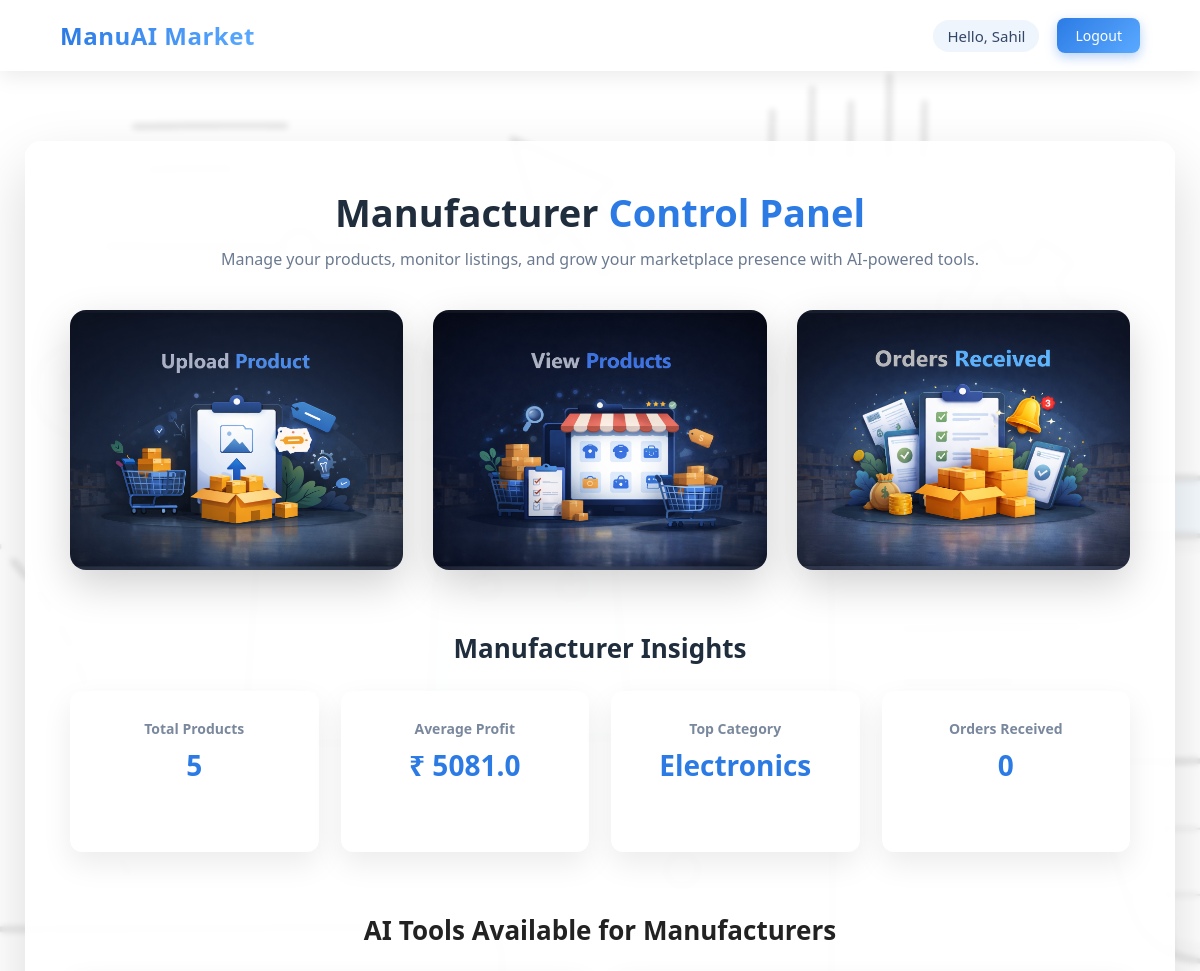
The page /dashboard (signed in, upper part) on the database as committed earlier.
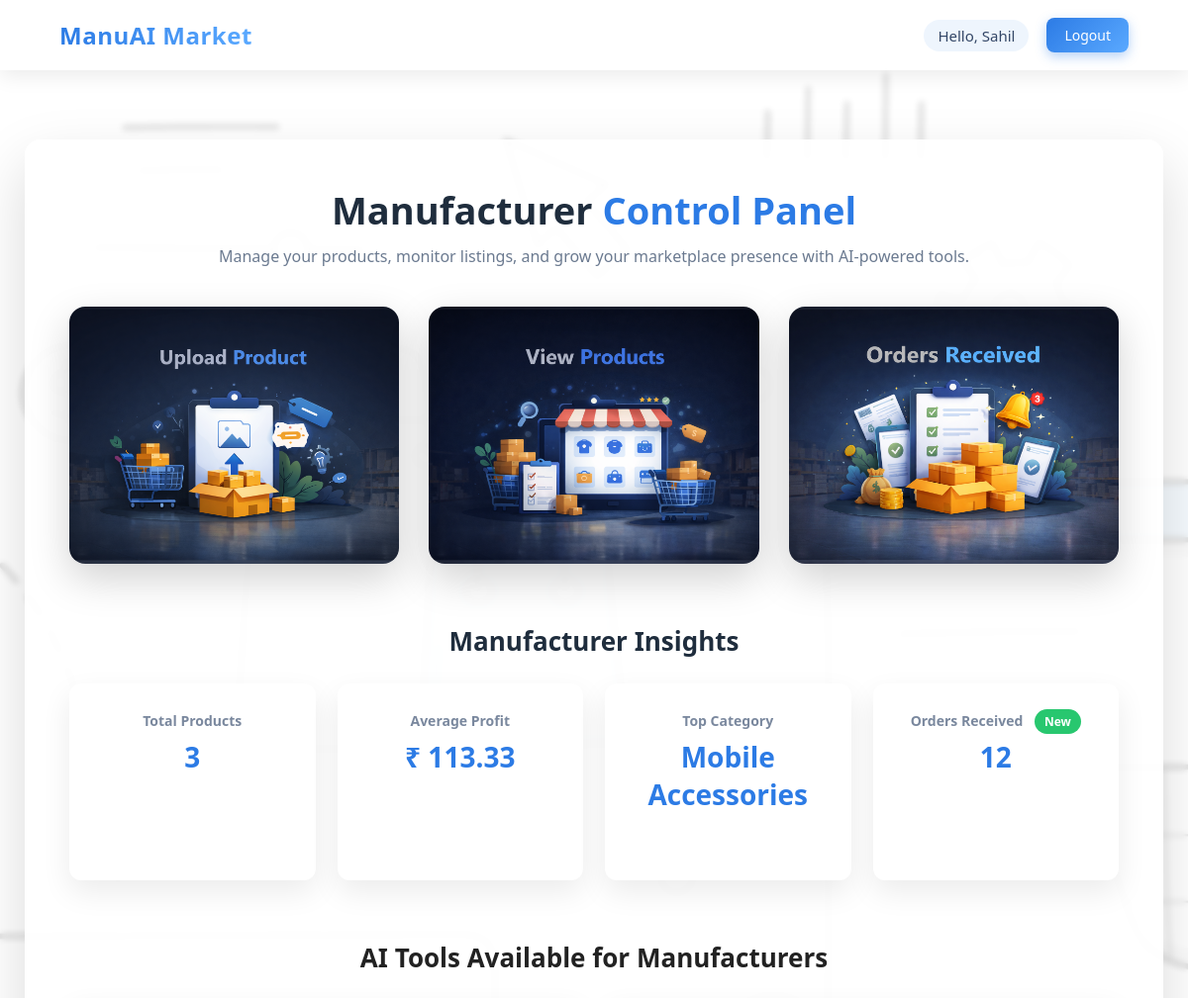
The same page on the database as committed later.
### models.py (models this page shows)
class Product(db.Model):
    __tablename__ = "product"
    id = db.Column(db.Integer, primary_key=True)
    name = db.Column(db.String(200), nullable=False)
    title = db.Column(db.String(300))
    description = db.Column(db.String(1000), nullable=False)
    price = db.Column(db.Float)
    manufacturing_cost = db.Column(db.Float)
    delivery_time = db.Column(db.Integer)
    manufacturing_id = db.Column(db.Integer, db.ForeignKey('user.id'))
    manufacturer = db.relationship('User', backref='products')
    category = db.Column(db.String(100))
    image1 = db.Column(db.String(200))
    image2 = db.Column(db.String(200))
    image3 = db.Column(db.String(200))
    image4 = db.Column(db.String(200))

### app.py (the view)
@app.route("/dashboard")
def dashboard():
    if "user_id" not in session:
        return redirect("/")
    if session["role"] == "customer":
        return render_template("customer_dashboard.html")
    products = Product.query.filter_by(manufacturing_id=session["user_id"]).all()
    total_products = len(products)
    profits = []
    categories = []
    for p in products:
        if p.price and p.manufacturing_cost:
            profits.append(p.price - p.manufacturing_cost)
        if p.category:
            categories.append(p.category)
    avg_profit = round(sum(profits)/len(profits),2) if profits else 0
    top_category = max(set(categories), key=categories.count) if categories else "None"
    orders = OrderItem.query.filter_by(
    manufacturer_id=session["user_id"]
    ).all()
    order_count = len(orders)
    return render_template(
        "manufacture_dashboard.html",
        total_products=total_products,
        avg_profit=avg_profit,
        top_category=top_category,
        order_count=order_count
    )

### templates/manufacture_dashboard.html (shortened to what this page needs)
<!DOCTYPE html>
<html lang="en">
<head>
<link rel="stylesheet" href="{{ url_for('static', filename='css/dashboard.css') }}">
</head>
<body>
<div class="background">
<div class="navbar">
<div class="logo">ManuAI Market</div>
<div class="nav-right">
<span>Hello, {{ session['name'] }}</span>
<a href="/logout" class="logout-btn">Logout</a>
</div>
</div>
<div class="dashboard-container">
<h1>Manufacturer <span class="highlight">Control Panel</span></h1>
<p>Manage your products, monitor listings, and grow your marketplace presence with AI-powered tools.</p>
<div class="dashboard-cards">
<a href="/upload-product" class="card">
<img src="{{ url_for('static', filename='images/Upload_product_image.png') }}">
</a>
<a href="/my-products" class="card">
<img src="{{ url_for('static', filename='images/View_products.png') }}">
</a>
<a href="/manufacturer-orders" class="card">
<img src="{{ url_for('static', filename='images/orders_received.png') }}">
</a>
</div>
<div class="stats-section">
<h2>Manufacturer Insights</h2>
<div class="stats-grid">
<div class="stat-box">
<h3>Total Products</h3>
<p>{{ total_products }}</p>
</div>
<div class="stat-box">
<h3>Average Profit</h3>
<p>₹ {{ avg_profit }} </p>
</div>
<div class="stat-box">
<h3>Top Category</h3>
<p>{{ top_category }}</p>
</div>
<div class="stat-box">
<h3>Orders Received
{% if order_count > 0 %}
<span class="badge">New</span>
{% endif %}
</h3>
<p>{{ order_count }}</p>
</div>
</div>
</div>
<div class="ai-features">
<h2>AI Tools Available for Manufacturers</h2>
</div>
</body>
</html>

Rows that differ between the two databases and show on the page:
no longer on this page (row edited): Product: category "Electronics"
now on this page (row edited): Product: category "Mobile Accessories"
Other text that changed with them:
{{ total_products }}: "5" → "3"
{{ avg_profit }}: "5081.0" → "113.33"
{{ order_count }}: "0" → "12"
text now shown: "New"
